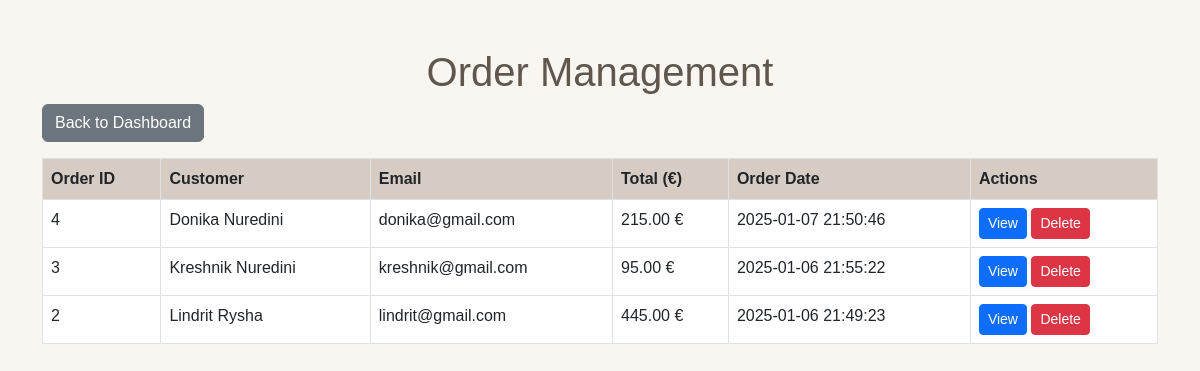
The page /php/dashboardpages/orders_table.php (signed in) on the database its author committed.
### tables this page shows
CREATE TABLE `orders` (
  `order_id` int(11) NOT NULL,
  `user_email` varchar(255) NOT NULL,
  `first_name` varchar(100) NOT NULL,
  `last_name` varchar(100) NOT NULL,
  `address` varchar(255) NOT NULL,
  `city` varchar(100) NOT NULL,
  `zip_code` varchar(20) DEFAULT NULL,
  `phone` varchar(20) DEFAULT NULL,
  `country` varchar(100) DEFAULT NULL,
  `total` decimal(10,2) NOT NULL,
  `payment_method` varchar(50) DEFAULT 'Cash on Delivery',
  `order_date` timestamp NOT NULL DEFAULT current_timestamp()
);

### php/dashboardpages/orders_table.php (the view, shortened to what this page needs)
<?php
require __DIR__ . '/../db.php';
try {
    $stmt = $pdo->query("SELECT * FROM orders ORDER BY order_date DESC");
    $orders = $stmt->fetchAll(PDO::FETCH_ASSOC);
} catch (PDOException $e) {
    die("Error: " . $e->getMessage());
}
?>
<!DOCTYPE html>
<html lang="en">
<head>
    <link href="https://cdn.jsdelivr.net/npm/bootstrap@5.3.0/dist/css/bootstrap.min.css" rel="stylesheet">
    <link rel="stylesheet" href="../../assets/dashboard.css">
</head>
<body>
    <div class="container mt-5">
        <h1 class="text-center">Order Management</h1>
        <a href="dashboard.php" class="btn btn-secondary mb-3">Back to Dashboard</a>
        <table class="table table-bordered">
            <thead>
                <tr>
                    <th>Order ID</th>
                    <th>Customer</th>
                    <th>Email</th>
                    <th>Total (€)</th>
                    <th>Order Date</th>
                    <th>Actions</th>
                </tr>
            </thead>
            <tbody>
                <?php foreach ($orders as $order): ?>
                    <tr>
                        <td><?php echo $order['order_id']; ?></td>
                        <td><?php echo $order['first_name'] . ' ' . $order['last_name']; ?></td>
                        <td><?php echo $order['user_email']; ?></td>
                        <td><?php echo number_format($order['total'], 2); ?> €</td>
                        <td><?php echo $order['order_date']; ?></td>
                        <td>
                            <button class="btn btn-primary btn-sm" onclick="fetchOrderDetails(<?php echo $order['order_id']; ?>)">View</button>
                            <a href="orders_table.php?delete_id=<?php echo $order['order_id']; ?>" class="btn btn-danger btn-sm" onclick="return confirm('Are you sure you want to delete this order?');">Delete</a>
                        </td>
                    </tr>
                <?php endforeach; ?>
            </tbody>
        </table>
    </div>
</body>
</html>

### assets/dashboard.css (style rules this page uses)
body { font-family: "Poppins", sans-serif; background-color: #f9f6f1; color: #5f564d; }
.table th { background-color: #d6ccc3; }

### rows shown on the page
orders: order_id "4", first_name "Donika", last_name "Nuredini", user_email "donika@gmail.com", total "215.00", order_date "2025-01-07 21:50:46"
orders: order_id "3", first_name "Kreshnik", last_name "Nuredini", user_email "kreshnik@gmail.com", total "95.00", order_date "2025-01-06 21:55:22"
orders: order_id "2", first_name "Lindrit", last_name "Rysha", user_email "lindrit@gmail.com", total "445.00", order_date "2025-01-06 21:49:23"
